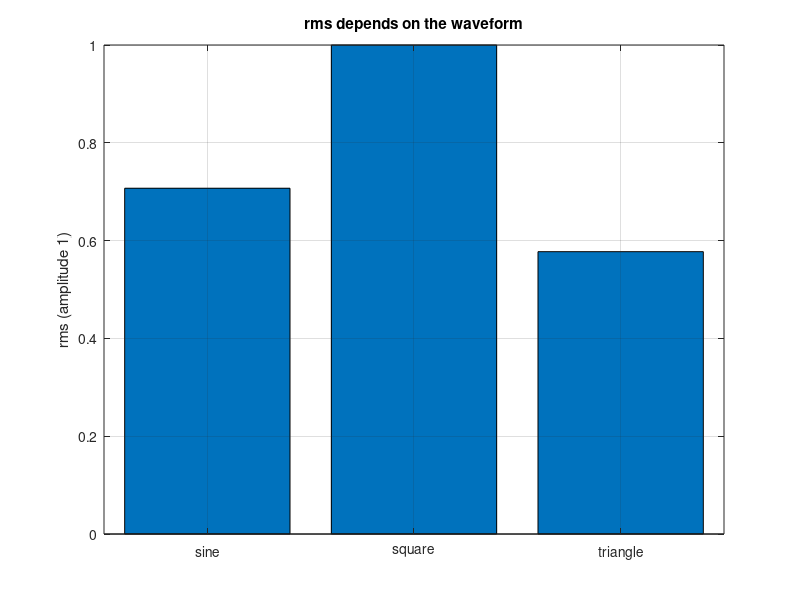

MATLAB code for this plot:
% Circuits 1 — The rms Value and Power Calculations
%title: rms Values and Average Power (Example 10.3)
%ar-title: القيم الفعالة والقدرة المتوسطة (مثال 10.3)
%lesson: c1-power-3
%course: circuits-1

%% Example 10.3, two ways
%ar: جهد عظمى 625 V على 50 Ω: (a) P = Vrms²/R، (b) Im = 625/50 ثم P = Irms²R. الطريقتان 3906.25 W.
Vm = 625; R = 50;
Pa = (Vm/sqrt(2))^2 / R;
Im = Vm/R; Pb = (Im/sqrt(2))^2 * R;
fprintf('Vrms = %.2f V, P = %.2f W; Irms = %.2f A, P = %.2f W\n', Vm/sqrt(2), Pa, Im/sqrt(2), Pb)
%check: abs(Pa - 3906.25) < 1e-9 && abs(Pb - 3906.25) < 1e-9

%% The rms value gives the same heat as DC
%ar: نحسب الطاقة في دورة للجهد الجيبي ولجهد DC يساوي Vrms: متساويتان.
w = 377; T = 2*pi/w; t = linspace(0, T, 20001);
E_ac = trapz(t, (Vm*cos(w*t)).^2 / R);
E_dc = (Vm/sqrt(2))^2 / R * T;
fprintf('energy per period: AC = %.4f J, DC at Vrms = %.4f J\n', E_ac, E_dc)
%check: abs(E_ac - E_dc) < 1e-6

%%! Project idea: rms of other waveforms
%ar: مشروع: القيمة الفعالة تعتمد على شكل الموجة. نقارن الجيبية (Vm/√2) بالمربعة (Vm) والمثلثية (Vm/√3).
x = linspace(0, 1, 30001);
sine = sin(2*pi*x); square = sign(sin(2*pi*x)); tri = 2*abs(2*(x - floor(x + 0.5))) - 1;
r = [sqrt(mean(sine.^2)), sqrt(mean(square.^2)), sqrt(mean(tri.^2))];
fprintf('rms: sine %.4f, square %.4f, triangle %.4f (amplitude 1)\n', r)
bar(r); grid on; set(gca, 'xticklabel', {'sine', 'square', 'triangle'}); ylabel('rms (amplitude 1)'); title('rms depends on the waveform')
%check: abs(r(1) - 1/sqrt(2)) < 1e-3 && abs(r(3) - 1/sqrt(3)) < 1e-3
